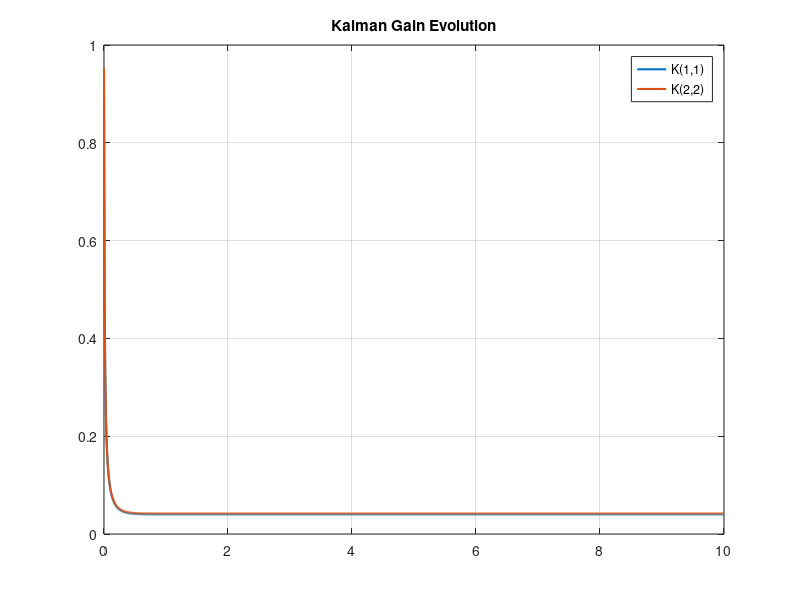

Here is the MATLAB script that generated this plot:
clear; clc; close all;

A = [-0.4 0.1; 0.05 -0.2];
C = eye(2);
Q = 0.01*eye(2);
R = 0.05*eye(2);

dt = 0.01;
t = 0:dt:10;
N = length(t);

xhat = [14; 45];
P = eye(2);

K_hist = zeros(2,2,N);

for i = 1:N
    v = sqrtm(R)*randn(2,1);
    y = C*xhat + v;

    xhat = xhat + (A*xhat)*dt;
    P = P + (A*P + P*A' + Q)*dt;

    K = P*C'/(C*P*C' + R);

    xhat = xhat + K*(y - C*xhat);
    P = (eye(2) - K*C)*P;

    K_hist(:,:,i) = K;
end

figure
plot(t,squeeze(K_hist(1,1,:)),'LineWidth',1.5); hold on
plot(t,squeeze(K_hist(2,2,:)),'LineWidth',1.5)
title('Kalman Gain Evolution')
legend('K(1,1)','K(2,2)')
grid on
